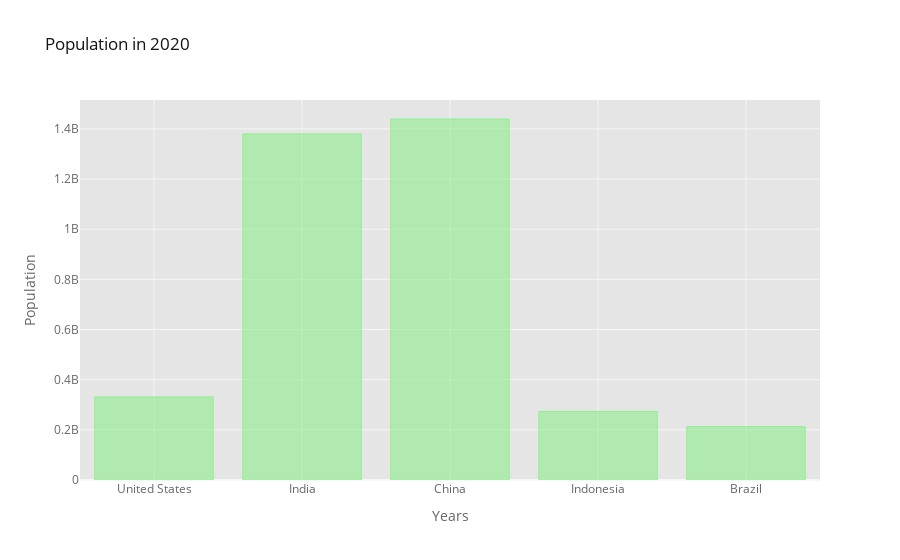

The code cell stored with this chart in its notebook:
### Code cell
df_population_2020.iplot(kind='bar', color='lightgreen',
                         xTitle='Years', yTitle='Population',
                         title='Population in 2020')

### Figure 1 — Plotly figure (JSON) as saved in the notebook; plotly's stock layout.template omitted (floating-point values rounded to 4 significant figures)
{"data": [{"marker": {"color": "rgba(144, 238, 144, 0.6)", "line": {"color": "rgba(144, 238, 144, 1.0)", "width": 1}}, "name": "2020.0", "orientation": "v", "text": "", "type": "bar", "x": ["United States", "India", "China", "Indonesia", "Brazil"], "y": [331002651, 1380004385, 1439323776, 273523615, 212559417]}], "layout": {"autosize": true, "legend": {"bgcolor": "#FFFFFF", "font": {"color": "#666666"}}, "paper_bgcolor": "#FFFFFF", "plot_bgcolor": "#E5E5E5", "title": {"font": {"color": "#151516"}, "text": "Population in 2020"}, "xaxis": {"autorange": true, "gridcolor": "#F6F6F6", "range": [-0.5, 4.5], "showgrid": true, "tickfont": {"color": "#666666"}, "title": {"font": {"color": "#666666"}, "text": "Years"}, "type": "category", "zerolinecolor": "#F6F6F6"}, "yaxis": {"autorange": true, "gridcolor": "#F6F6F6", "range": [0, 1515000000.0], "showgrid": true, "tickfont": {"color": "#666666"}, "title": {"font": {"color": "#666666"}, "text": "Population"}, "type": "linear", "zerolinecolor": "#F6F6F6"}}}
